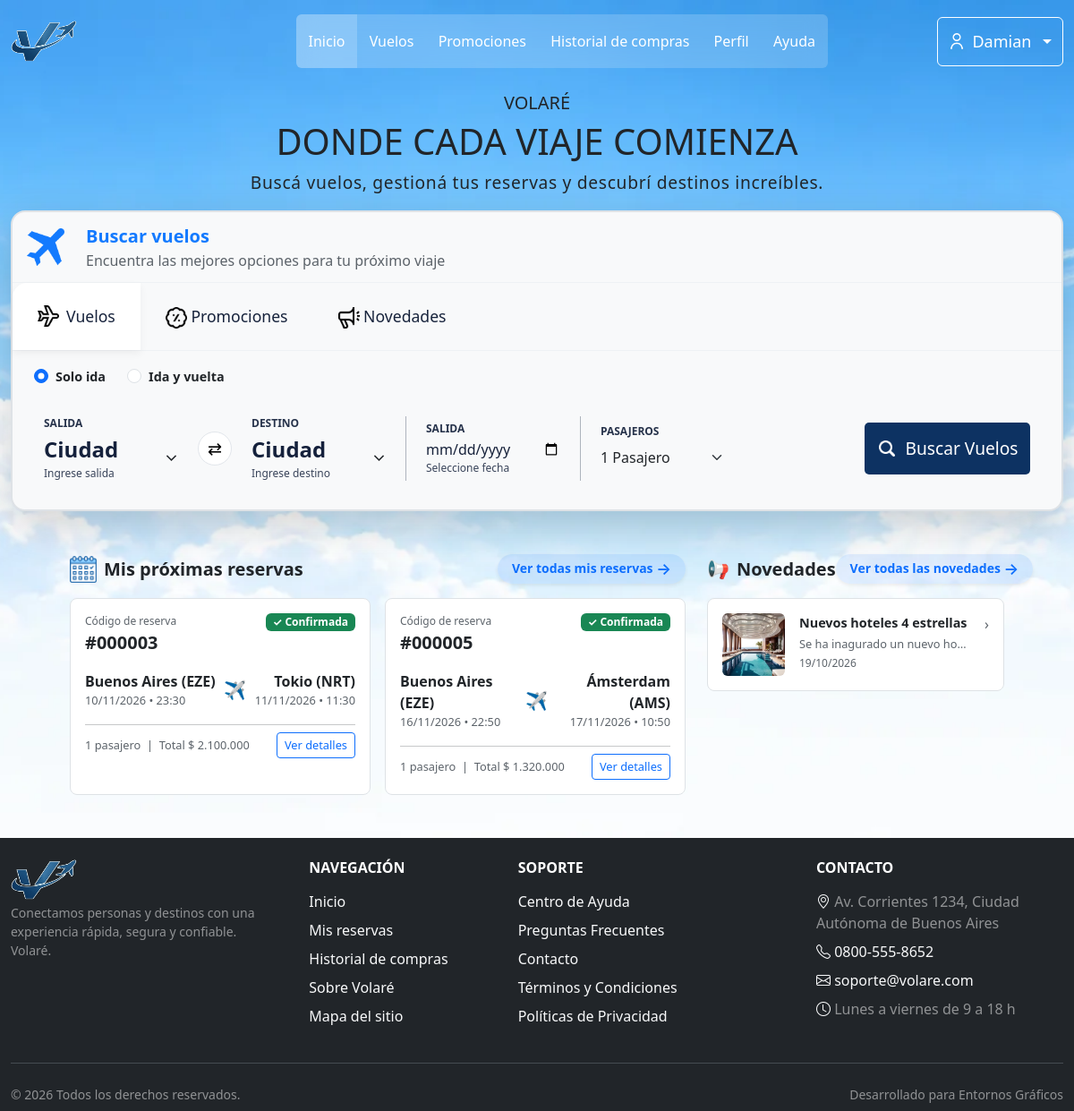
Page /index.php?pagina=cliente (signed in) on the committed database.
### tables this page shows
CREATE TABLE `reserva` (
  `idReserva` int NOT NULL AUTO_INCREMENT,
  `idUsuario` int NOT NULL,
  `idVuelo` int NOT NULL,
  `fechaReserva` datetime NOT NULL DEFAULT CURRENT_TIMESTAMP,
  `estadoReserva` enum('pendiente de pago','confirmada','cancelada') NOT NULL DEFAULT 'pendiente de pago',
  `cantPasajeros` int NOT NULL DEFAULT '1',
  `precioTotal` decimal(12,2) NOT NULL,
  `idPromocion` int DEFAULT NULL,
  PRIMARY KEY (`idReserva`),
  KEY `fk_reserva_usuario` (`idUsuario`),
  KEY `fk_reserva_vuelo` (`idVuelo`),
  KEY `fk_reserva_promocion` (`idPromocion`),
  CONSTRAINT `fk_reserva_promocion` FOREIGN KEY (`idPromocion`) REFERENCES `promocion` (`idPromocion`),
  CONSTRAINT `fk_reserva_usuario` FOREIGN KEY (`idUsuario`) REFERENCES `usuario` (`idUsuario`),
  CONSTRAINT `fk_reserva_vuelo` FOREIGN KEY (`idVuelo`) REFERENCES `vuelo` (`idVuelo`)
);

CREATE TABLE `vuelo` (
  `idVuelo` int NOT NULL AUTO_INCREMENT,
  `idAerolinea` int NOT NULL,
  `origenVuelo` varchar(245) NOT NULL,
  `codigoOrigen` varchar(3) DEFAULT NULL,
  `destinoVuelo` varchar(245) NOT NULL,
  `codigoDestino` varchar(3) DEFAULT NULL,
  `fechaHoraSalidaVuelo` datetime NOT NULL,
  `fechaHoraLlegadaVuelo` datetime NOT NULL,
  `asientosTotales` int NOT NULL DEFAULT '0',
  `asientosDisponibles` int NOT NULL DEFAULT '0',
  `precioVuelo` decimal(10,2) NOT NULL,
  `fechaCreacion` datetime NOT NULL DEFAULT CURRENT_TIMESTAMP,
  PRIMARY KEY (`idVuelo`),
  KEY `fk_vuelo_1_idx` (`idAerolinea`),
  CONSTRAINT `fk_vuelo_1` FOREIGN KEY (`idAerolinea`) REFERENCES `aerolinea` (`idAerolinea`)
);

CREATE TABLE `novedades` (
  `idNovedad` int NOT NULL AUTO_INCREMENT,
  `titulo` varchar(150) NOT NULL,
  `subtitulo` varchar(255) DEFAULT NULL,
  `contenido` text NOT NULL,
  `categoria` enum('general','promocion','vuelo','mantenimiento','importante') DEFAULT 'general',
  `prioridad` enum('baja','media','alta') DEFAULT 'media',
  `estado` enum('borrador','publicada','archivada') DEFAULT 'publicada',
  `imagen` varchar(255) DEFAULT NULL,
  `fechaPublicacion` datetime DEFAULT CURRENT_TIMESTAMP,
  `fechaCreacion` datetime NOT NULL DEFAULT CURRENT_TIMESTAMP,
  `fechaActualizacion` datetime NOT NULL DEFAULT CURRENT_TIMESTAMP ON UPDATE CURRENT_TIMESTAMP,
  PRIMARY KEY (`idNovedad`)
);

### src/views/cliente/home.php (shortened to what the rows shown need)
<?php
require_once __DIR__ . '/../../controllers/NovedadController.php';
require_once __DIR__ . '/../../controllers/ReservaController.php';
require_once __DIR__ . '/../../config/conexion.php';
$novedadCtrl = new NovedadController($link);
$novedades = $novedadCtrl->obtenerUltimasPublicadas(3);
$idUsuario = (int)($_SESSION['usuario']['idUsuario'] ?? 0);
$proximasReservas = [];
if ($idUsuario > 0) {
    $reservaCtrl = new ReservaController($link);
    $reservaCtrl->limpiarReservasVencidas();
    $todasReservas = $reservaCtrl->listarMisReservas($idUsuario);
    $ahora = time();
    $proximasReservas = array_values(array_filter(
        $todasReservas,
        static function (array $r) use ($ahora): bool {
            if (($r['estadoReserva'] ?? '') === 'cancelada') {
                return false;
            }
            $salida = strtotime((string)($r['fechaHoraSalidaVuelo'] ?? ''));
            return $salida !== false && $salida >= $ahora;
        }
    ));
    usort($proximasReservas, static function (array $a, array $b): int {
        return strtotime((string)$a['fechaHoraSalidaVuelo']) <=> strtotime((string)$b['fechaHoraSalidaVuelo']);
    });
    $proximasReservas = array_slice($proximasReservas, 0, 2);
}
$fmtFechaReserva = static function (?string $fecha, string $formato = 'd/m/Y • H:i'): string {
    if ($fecha === null || $fecha === '') {
        return '—';
    }
    $timestamp = strtotime($fecha);
    return $timestamp !== false ? date($formato, $timestamp) : '—';
};
$nombreCiudadReserva = static function (?string $texto): string {
    $texto = trim((string)$texto);
    if ($texto === '') {
        return '—';
    }
    return trim((string)preg_replace('/\s*\([A-Z]{3}\)\s*$/', '', $texto));
};
$badgeReserva = static function (string $estado): array {
    return match ($estado) {
        'confirmada'        => ['text-bg-success', '✓ Confirmada'],
        'pendiente de pago' => ['bg-warning text-dark', '⏳ Pendiente de pago'],
        default             => ['text-bg-secondary', ucfirst($estado)],
    };
};
?>
<!DOCTYPE html>
<html lang="es">
    <head>
        <link href="https://cdn.jsdelivr.net/npm/bootstrap@5.3.8/dist/css/bootstrap.min.css" rel="stylesheet">
        <link rel="stylesheet" href="<?= url('public/css/layout/homeCliente.css') ?>">
        <link rel="stylesheet" href="<?= url('public/css/layout/header.css') ?>">
        <link rel="stylesheet" href="<?= url('public/css/components/menuMobile.css') ?>">
        <link rel="stylesheet" href="<?= url('public/css/components/searchMobile.css') ?>">
        <link rel="stylesheet" href="<?= url('public/css/components/searchDesktop.css') ?>">
        <link rel="stylesheet" href="<?= url('public/css/components/homeTabsCards.css') ?>">
        <link rel="stylesheet" href="<?= url('public/css/bootstrap-icons.css') ?>">
            <link rel="stylesheet" href="<?= url('public/css/accesibilidad.css') ?>">
    </head>
    <body class="container-fluid overflow-x-hidden p-0 m-0">
        <main id="contenido" tabindex="-1">
        <div class="hero-content text-center mt-1 user-select-none">
            <h1>DONDE CADA <span>VIAJE</span> COMIENZA</h1>
        </div>
            <?php require './src/views/components/searchMobile.php' ?>
            <?php require './src/views/components/searchDesktop.php' ?>
        <section class="container px-3 px-lg-5 mb-5">
            <div class="row g-4">
                <div class="col-12 col-lg-8">
                    <div class="d-flex justify-content-between align-items-center mb-3">
                        <div class="d-flex align-items-center gap-2">
                            <h2 class="fw-bold m-0 fs-5">Mis próximas reservas</h2>
                        </div>
                    </div>
                    <?php if (empty($proximasReservas)): ?>
                        <div class="bg-white rounded-3 border p-4 text-center">
                            <i class="bi bi-calendar2-x text-muted" style="font-size:2.2rem;"></i>
                            <p class="fw-semibold mt-3 mb-1">No tenés reservas próximas por ahora.</p>
                            <p class="text-muted mb-3" style="font-size:0.9rem;">Buscá un vuelo y tu próxima reserva va a aparecer acá.</p>
                            <a href="<?= url('index.php?pagina=buscar-vuelos') ?>" class="btn btn-primary btn-sm">Buscar vuelos</a>
                        </div>
                    <?php else: ?>
                        <div class="row g-3">
                            <?php foreach ($proximasReservas as $r):
                                [$badgeClass, $badgeTexto] = $badgeReserva((string)$r['estadoReserva']);
                                $cantPasajeros = (int)($r['cantPasajeros'] ?? 0);
                            ?>
                                <div class="col-12 col-md-6">
                                    <div class="bg-white rounded-3 border p-3 h-100">
                                        <div class="d-flex justify-content-between align-items-start mb-2">
                                            <div>
                                                <p class="text-muted m-0" style="font-size:0.75rem;">Código de reserva</p>
                                                <p class="fw-bold fs-5 m-0">#<?= str_pad((string)(int)$r['idReserva'], 6, '0', STR_PAD_LEFT) ?></p>
                                            </div>
                                            <span class="badge <?= $badgeClass ?> px-2 py-1" style="font-size:0.75rem;"><?= htmlspecialchars($badgeTexto) ?></span>
                                        </div>
                                        <div class="d-flex align-items-center justify-content-between my-3">
                                            <div>
                                                <p class="fw-semibold m-0"><?= htmlspecialchars($nombreCiudadReserva($r['origenVuelo'] ?? '')) ?> (<?= htmlspecialchars($r['codigoOrigen'] ?? '—') ?>)</p>
                                                <p class="text-muted m-0" style="font-size:0.8rem;"><?= $fmtFechaReserva($r['fechaHoraSalidaVuelo'] ?? null) ?></p>
                                            </div>
                                            <span class="text-primary fs-5">✈</span>
                                            <div class="text-end">
                                                <p class="fw-semibold m-0"><?= htmlspecialchars($nombreCiudadReserva($r['destinoVuelo'] ?? '')) ?> (<?= htmlspecialchars($r['codigoDestino'] ?? '—') ?>)</p>
                                                <p class="text-muted m-0" style="font-size:0.8rem;"><?= $fmtFechaReserva($r['fechaHoraLlegadaVuelo'] ?? null) ?></p>
                                            </div>
                                        </div>
                                        <hr class="my-2">
                                        <div class="d-flex justify-content-between align-items-center gap-2">
                                            <p class="text-muted m-0" style="font-size:0.8rem;">
                                                <?= $cantPasajeros ?> pasajero<?= $cantPasajeros === 1 ? '' : 's' ?>
                                                &nbsp;|&nbsp; Total $ <?= number_format((float)($r['precioTotal'] ?? 0), 0, ',', '.') ?>
                                            </p>
                                            <?php if ($r['estadoReserva'] === 'pendiente de pago'): ?>
                                                <a href="<?= url('index.php?pagina=pago&idReserva=' . (int)$r['idReserva']) ?>" class="btn btn-primary btn-sm text-nowrap" style="font-size:0.8rem;">Continuar pago</a>
                                            <?php else: ?>
                                                <a href="<?= url('index.php?pagina=mis-reservas') ?>" class="btn btn-outline-primary btn-sm text-nowrap" style="font-size:0.8rem;">Ver detalles</a>
                                            <?php endif; ?>
                                        </div>
                                    </div>
                                </div>
                            <?php endforeach; ?>
                        </div>
                    <?php endif; ?>
                </div>
                <div class="col-12 col-lg-4">
                    <div class="d-flex justify-content-between align-items-center mb-3">
                        <div class="d-flex align-items-center gap-2">
                            <h2 class="fw-bold m-0 fs-5">Novedades</h2>
                        </div>
                    </div>
                    <div class="d-flex flex-column gap-3">
                        <?php if (empty($novedades)): ?>
                            <p class="text-muted small">No hay novedades registradas.</p>
                        <?php else: ?>
                            <?php foreach ($novedades as $nov): ?>
                            <a href="<?= url('index.php?pagina=cliente-novedad-detalle&id=' . $nov['idNovedad']) ?>"
                               class="bg-white rounded-3 border p-3 d-flex gap-3 align-items-start text-decoration-none text-reset">
                                <?php if (!empty($nov['imagen'])): ?>
                                    <img src="<?= htmlspecialchars($nov['imagen']) ?>" alt="" class="rounded-2 flex-shrink-0" style="width:70px;height:70px;object-fit:cover;">
                                <?php else: ?>
                                    <div class="rounded-2 bg-light d-flex align-items-center justify-content-center text-primary flex-shrink-0" style="width:70px;height:70px;">
                                        <i class="bi bi-megaphone fs-4"></i>
                                    </div>
                                <?php endif; ?>
                                <div class="flex-grow-1" style="min-width: 0;">
                                    <p class="fw-semibold m-0 text-truncate" style="font-size:0.9rem;"><?= htmlspecialchars($nov['titulo']) ?></p>
                                    <p class="text-muted m-0 mt-1 text-truncate" style="font-size:0.8rem;line-height:1.3;"><?= htmlspecialchars($nov['subtitulo'] ?? $nov['contenido']) ?></p>
                                    <p class="text-muted m-0 mt-1" style="font-size:0.75rem;"><?= date('d/m/Y', strtotime($nov['fechaPublicacion'])) ?></p>
                                </div>
                                <span class="text-muted flex-shrink-0" aria-hidden="true">›</span>
                            </a>
                            <?php endforeach; ?>
                        <?php endif; ?>
                    </div>
                </div>
            </div>
        </section>
        </main>
        <?php require_once './src/views/layouts/footer.php'; ?>
    </body>
</html>

### rows in the picture
reserva: idReserva "000003", badgeTexto "✓ Confirmada", idVuelo.origenVuelo "Buenos Aires", idVuelo.codigoOrigen "EZE", idVuelo.fechaHoraSalidaVuelo "10/11/2026 • 23:30", idVuelo.destinoVuelo "Tokio", idVuelo.codigoDestino "NRT", idVuelo.fechaHoraLlegadaVuelo "11/11/2026 • 11:30", cantPasajeros "1", precioTotal "2.100.000"
reserva: idReserva "000005", badgeTexto "✓ Confirmada", idVuelo.origenVuelo "Buenos Aires", idVuelo.codigoOrigen "EZE", idVuelo.fechaHoraSalidaVuelo "16/11/2026 • 22:50", idVuelo.destinoVuelo "Ámsterdam", idVuelo.codigoDestino "AMS", idVuelo.fechaHoraLlegadaVuelo "17/11/2026 • 10:50", cantPasajeros "1", precioTotal "1.320.000"
novedades: imagen (picture), titulo "Nuevos hoteles 4 estrellas", subtitulo "Se ha inagurado un nuevo ho…", fechaPublicacion "19/10/2026"

### other values in the picture
$navLink['label'] "Inicio"
$navLink['label'] "Vuelos"
$navLink['label'] "Promociones"
$navLink['label'] "Historial de compras"
$navLink['label'] "Perfil"
$navLink['label'] "Ayuda"
$usuario['nombre'] "Damian"
